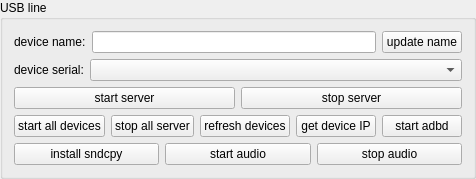
       <widget class="QGroupBox" name="usbGroupBox">
        <property name="sizePolicy">
         <sizepolicy hsizetype="Preferred" vsizetype="Preferred">
          <horstretch>0</horstretch>
          <verstretch>0</verstretch>
         </sizepolicy>
        </property>
        <property name="title">
         <string>USB line</string>
        </property>
        <layout class="QVBoxLayout" name="verticalLayout">
         <item>
          <layout class="QHBoxLayout" name="horizontalLayout_10">
           <item>
            <widget class="QLabel" name="label_9">
             <property name="sizePolicy">
              <sizepolicy hsizetype="Preferred" vsizetype="Preferred">
               <horstretch>0</horstretch>
               <verstretch>0</verstretch>
              </sizepolicy>
             </property>
             <property name="text">
              <string>device name:</string>
             </property>
            </widget>
           </item>
           <item>
            <widget class="QLineEdit" name="userNameEdt">
             <property name="sizePolicy">
              <sizepolicy hsizetype="MinimumExpanding" vsizetype="Preferred">
               <horstretch>0</horstretch>
               <verstretch>0</verstretch>
              </sizepolicy>
             </property>
            </widget>
           </item>
           <item>
            <widget class="QPushButton" name="updateNameBtn">
             <property name="sizePolicy">
              <sizepolicy hsizetype="Preferred" vsizetype="Preferred">
               <horstretch>0</horstretch>
               <verstretch>0</verstretch>
              </sizepolicy>
             </property>
             <property name="text">
              <string>update name</string>
             </property>
             <property name="autoDefault">
              <bool>false</bool>
             </property>
            </widget>
           </item>
          </layout>
         </item>
         <item>
          <widget class="QWidget" name="usbWidget1" native="true">
           <property name="sizePolicy">
            <sizepolicy hsizetype="Preferred" vsizetype="Preferred">
             <horstretch>0</horstretch>
             <verstretch>0</verstretch>
            </sizepolicy>
           </property>
          <layout class="QVBoxLayout" name="verticalLayout_usbDevice">
            <property name="leftMargin">
             <number>0</number>
            </property>
            <property name="topMargin">
             <number>0</number>
            </property>
            <property name="rightMargin">
             <number>0</number>
            </property>
            <property name="bottomMargin">
             <number>0</number>
            </property>
            <item>
             <layout class="QHBoxLayout" name="horizontalLayout_serial">
              <property name="spacing">
               <number>6</number>
              </property>
              <property name="leftMargin">
               <number>0</number>
              </property>
              <property name="topMargin">
               <number>0</number>
              </property>
              <property name="rightMargin">
               <number>0</number>
              </property>
              <property name="bottomMargin">
               <number>0</number>
              </property>
              <item>
               <widget class="QLabel" name="label_2">
                <property name="sizePolicy">
                 <sizepolicy hsizetype="Maximum" vsizetype="Preferred">
                  <horstretch>0</horstretch>
                  <verstretch>0</verstretch>
                 </sizepolicy>
                </property>
                <property name="text">
                 <string>device serial:</string>
                </property>
               </widget>
              </item>
              <item>
               <widget class="QComboBox" name="serialBox">
                <property name="sizePolicy">
                 <sizepolicy hsizetype="MinimumExpanding" vsizetype="Preferred">
                  <horstretch>1</horstretch>
                  <verstretch>0</verstretch>
                 </sizepolicy>
                </property>
                <property name="minimumSize">
                 <size>
                  <width>180</width>
                  <height>0</height>
                 </size>
                </property>
               </widget>
              </item>
             </layout>
            </item>
            <item>
             <layout class="QHBoxLayout" name="horizontalLayout_server">
              <property name="spacing">
               <number>6</number>
              </property>
              <property name="leftMargin">
               <number>0</number>
              </property>
              <property name="topMargin">
               <number>0</number>
              </property>
              <property name="rightMargin">
               <number>0</number>
              </property>
              <property name="bottomMargin">
               <number>0</number>
              </property>
              <item>
               <widget class="QPushButton" name="startServerBtn">
                <property name="sizePolicy">
                 <sizepolicy hsizetype="MinimumExpanding" vsizetype="Preferred">
                  <horstretch>1</horstretch>
                  <verstretch>0</verstretch>
                 </sizepolicy>
                </property>
                <property name="text">
                 <string>start server</string>
                </property>
                <property name="autoDefault">
                 <bool>false</bool>
                </property>
               </widget>
              </item>
              <item>
               <widget class="QPushButton" name="stopServerBtn">
                <property name="sizePolicy">
                 <sizepolicy hsizetype="MinimumExpanding" vsizetype="Preferred">
                  <horstretch>1</horstretch>
                  <verstretch>0</verstretch>
                 </sizepolicy>
                </property>
                <property name="text">
                 <string>stop server</string>
                </property>
                <property name="autoDefault">
                 <bool>false</bool>
                </property>
               </widget>
              </item>
             </layout>
            </item>
           </layout>
          </widget>
         </item>
         <item>
          <widget class="QWidget" name="usbWidget2" native="true">
           <property name="sizePolicy">
            <sizepolicy hsizetype="Preferred" vsizetype="Preferred">
             <horstretch>0</horstretch>
             <verstretch>0</verstretch>
            </sizepolicy>
           </property>
           <layout class="QHBoxLayout" name="horizontalLayout_4">
            <property name="leftMargin">
             <number>0</number>
            </property>
            <property name="topMargin">
             <number>0</number>
            </property>
            <property name="rightMargin">
             <number>0</number>
            </property>
            <property name="bottomMargin">
             <number>0</number>
            </property>
            <item>
             <widget class="QPushButton" name="startAllServerBtn">
              <property name="sizePolicy">
               <sizepolicy hsizetype="Preferred" vsizetype="Preferred">
                <horstretch>0</horstretch>
                <verstretch>0</verstretch>
               </sizepolicy>
              </property>
              <property name="text">
               <string>start all devices</string>
              </property>
             </widget>
            </item>
            <item>
             <widget class="QPushButton" name="stopAllServerBtn">
              <property name="sizePolicy">
               <sizepolicy hsizetype="Preferred" vsizetype="Preferred">
                <horstretch>0</horstretch>
                <verstretch>0</verstretch>
               </sizepolicy>
              </property>
              <property name="text">
               <string>stop all server</string>
              </property>
             </widget>
            </item>
            <item>
             <widget class="QPushButton" name="updateDevice">
              <property name="sizePolicy">
               <sizepolicy hsizetype="Preferred" vsizetype="Preferred">
                <horstretch>0</horstretch>
                <verstretch>0</verstretch>
               </sizepolicy>
              </property>
              <property name="text">
               <string>refresh devices</string>
              </property>
              <property name="autoDefault">
               <bool>false</bool>
              </property>
             </widget>
            </item>
            <item>
             <widget class="QPushButton" name="getIPBtn">
              <property name="sizePolicy">
               <sizepolicy hsizetype="Preferred" vsizetype="Preferred">
                <horstretch>0</horstretch>
                <verstretch>0</verstretch>
               </sizepolicy>
              </property>
              <property name="text">
               <string>get device IP</string>
              </property>
              <property name="autoDefault">
               <bool>false</bool>
              </property>
             </widget>
            </item>
            <item>
             <widget class="QPushButton" name="startAdbdBtn">
              <property name="sizePolicy">
               <sizepolicy hsizetype="Preferred" vsizetype="Preferred">
                <horstretch>0</horstretch>
                <verstretch>0</verstretch>
               </sizepolicy>
              </property>
              <property name="text">
               <string>start adbd</string>
              </property>
              <property name="autoDefault">
               <bool>false</bool>
              </property>
             </widget>
            </item>
           </layout>
          </widget>
         </item>
         <item>
          <widget class="QWidget" name="usbWidget3" native="true">
           <layout class="QHBoxLayout" name="horizontalLayout_12">
            <property name="leftMargin">
             <number>0</number>
            </property>
            <property name="topMargin">
             <number>0</number>
            </property>
            <property name="rightMargin">
             <number>0</number>
            </property>
            <property name="bottomMargin">
             <number>0</number>
            </property>
            <item>
             <widget class="QPushButton" name="installSndcpyBtn">
              <property name="sizePolicy">
               <sizepolicy hsizetype="Preferred" vsizetype="Preferred">
                <horstretch>0</horstretch>
                <verstretch>0</verstretch>
               </sizepolicy>
              </property>
              <property name="text">
               <string>install sndcpy</string>
              </property>
             </widget>
            </item>
            <item>
             <widget class="QPushButton" name="startAudioBtn">
              <property name="sizePolicy">
               <sizepolicy hsizetype="Preferred" vsizetype="Preferred">
                <horstretch>0</horstretch>
                <verstretch>0</verstretch>
               </sizepolicy>
              </property>
              <property name="text">
               <string>start audio</string>
              </property>
             </widget>
            </item>
            <item>
             <widget class="QPushButton" name="stopAudioBtn">
              <property name="sizePolicy">
               <sizepolicy hsizetype="Preferred" vsizetype="Preferred">
                <horstretch>0</horstretch>
                <verstretch>0</verstretch>
               </sizepolicy>
              </property>
              <property name="text">
               <string>stop audio</string>
              </property>
             </widget>
            </item>
           </layout>
          </widget>
         </item>
        </layout>
       </widget>
